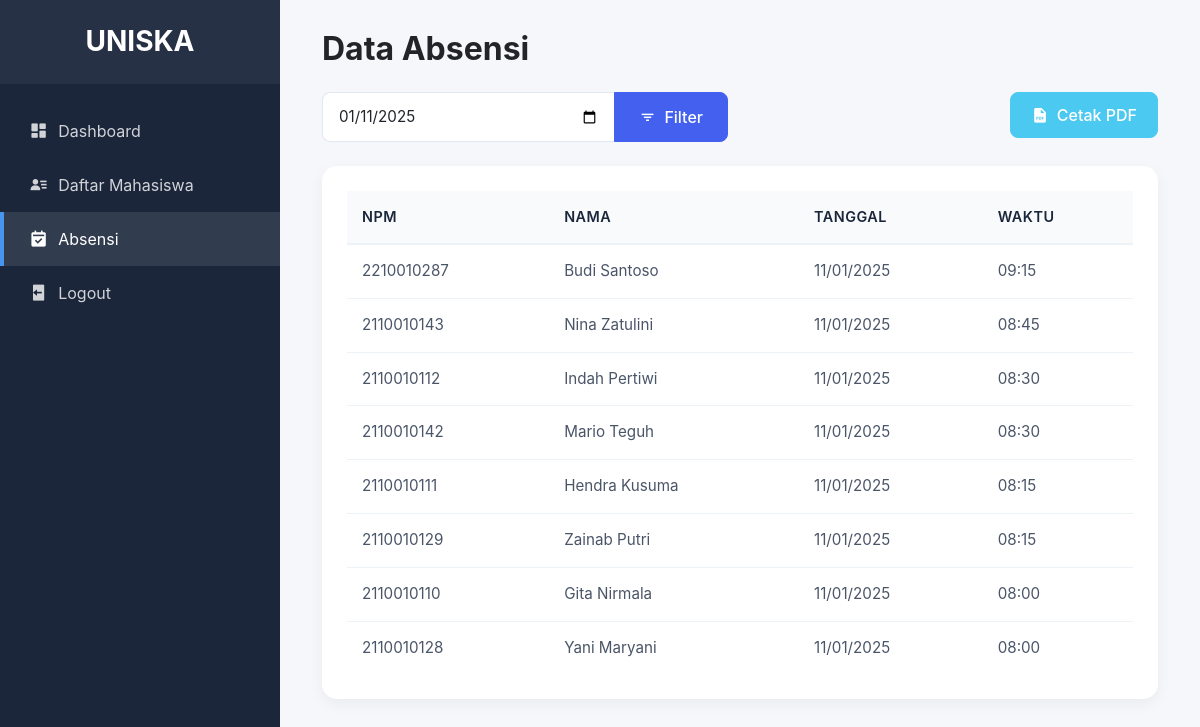
Page /admin/absensi.php?tanggal=2025-01-11 (signed in) on the committed database.
### tables this page shows
CREATE TABLE `absensi` (
  `id` int NOT NULL,
  `mahasiswa_id` int DEFAULT NULL,
  `tanggal` date DEFAULT NULL,
  `waktu` time DEFAULT NULL,
  `created_at` timestamp NULL DEFAULT CURRENT_TIMESTAMP
);

CREATE TABLE `mahasiswa` (
  `id` int NOT NULL,
  `npm` varchar(12) NOT NULL,
  `nama` varchar(100) NOT NULL,
  `jurusan` varchar(50) NOT NULL,
  `created_at` timestamp NULL DEFAULT CURRENT_TIMESTAMP
);

### admin/absensi.php (the view, shortened to what this page needs)
<?php
include '../koneksi.php';
$result = null;
$selected_date = isset($_GET['tanggal']) ? $_GET['tanggal'] : date('Y-m-d');
try {
    $query = "SELECT m.npm, m.nama, a.tanggal, a.waktu, a.created_at
              FROM absensi a
              JOIN mahasiswa m ON a.mahasiswa_id = m.id
              WHERE DATE(a.tanggal) = '$selected_date'
              ORDER BY a.created_at DESC";
    $result = mysqli_query($koneksi, $query);
} catch (Exception $e) {
    $error_message = "Terjadi kesalahan: " . $e->getMessage();
}
?>
<!DOCTYPE html>
<html lang="en">
<head>
    <link href="https://cdn.jsdelivr.net/npm/bootstrap@5.3.0/dist/css/bootstrap.min.css" rel="stylesheet">
    <link href="https://cdn.jsdelivr.net/npm/boxicons@2.0.7/css/boxicons.min.css" rel="stylesheet">
    <link rel="stylesheet" href="assets/css/style.css">
</head>
<body>
    <div class="wrapper">
        <nav id="sidebar">
            <div class="sidebar-header">
                <h3>UNISKA</h3>
            </div>
            <ul class="list-unstyled components">
                <li>
                    <a href="dashboard.php">
                        <i class='bx bxs-dashboard'></i>
                        <span>Dashboard</span>
                    </a>
                </li>
                <li>
                    <a href="daftar_mahasiswa.php">
                        <i class='bx bxs-user-detail'></i>
                        <span>Daftar Mahasiswa</span>
                    </a>
                </li>
                <li class="active">
                    <a href="absensi.php">
                        <i class='bx bxs-calendar-check'></i>
                        <span>Absensi</span>
                    </a>
                </li>
                <li>
                    <a href="#" onclick="confirmLogout()">
                        <i class='bx bxs-log-out'></i>
                        <span>Logout</span>
                    </a>
                </li>
            </ul>
        </nav>
        <div id="content">
            <div class="container-fluid">
                <div class="d-flex justify-content-between align-items-center mb-4">
                    <h2 class="mb-0 fw-bold">Data Absensi</h2>
                </div>
                <div class="row mb-4">
                    <div class="col-md-6">
                        <form action="" method="GET" class="d-flex">
                            <div class="input-group">
                                <input type="date" name="tanggal" class="form-control" value="<?php echo $selected_date; ?>"
                                       onchange="this.form.submit()">
                                <button type="submit" class="btn btn-primary">
                                    <i class='bx bx-filter'></i>
                                    <span>Filter</span>
                                </button>
                            </div>
                        </form>
                    </div>
                    <div class="col-md-6 text-end">
                        <button class="btn btn-success" onclick="printAbsensi()"
                                <?php echo !$result || mysqli_num_rows($result) == 0 ? 'disabled' : ''; ?>>
                            <i class='bx bxs-file-pdf'></i>
                            <span>Cetak PDF</span>
                        </button>
                    </div>
                </div>
                <div class="data-card">
                    <div class="card-body">
                        <div class="table-responsive">
                            <table class="table table-hover">
                                <thead>
                                    <tr>
                                        <th>NPM</th>
                                        <th>Nama</th>
                                        <th>Tanggal</th>
                                        <th>Waktu</th>
                                    </tr>
                                </thead>
                                <tbody>
                                    <?php if($result && mysqli_num_rows($result) > 0): ?>
                                        <?php while($row = mysqli_fetch_assoc($result)): ?>
                                        <tr>
                                            <td><?php echo htmlspecialchars($row['npm']); ?></td>
                                            <td><?php echo htmlspecialchars($row['nama']); ?></td>
                                            <td><?php echo date('d/m/Y', strtotime($row['tanggal'])); ?></td>
                                            <td><?php echo date('H:i', strtotime($row['waktu'])); ?></td>
                                        </tr>
                                        <?php endwhile; ?>
                                    <?php endif; ?>
                                </tbody>
                            </table>
                        </div>
                    </div>
                </div>
            </div>
        </div>
    </div>
</body>
</html>

### admin/assets/css/style.css (style rules this page uses)
:root { --primary-color: #4361ee; --secondary-color: #3f37c9; --accent-color: #4895ef; --success-color: #4cc9f0; --info-color: #4361ee; --warning-color: #f72585; --danger-color: #e63946; --dark-color: #1b263b; --light-color: #f8f9fa; }
body { font-family: 'Inter', sans-serif; background-color: #f5f7fb; overflow-x: hidden; }
#sidebar { min-width: 280px; max-width: 280px; background: var(--dark-color); color: #fff; transition: all 0.3s; position: fixed; height: 100vh; z-index: 999; }
.sidebar-header { padding: 25px; background: rgba(255, 255, 255, 0.05); }
.sidebar-header h3 { color: #fff; font-size: 1.75rem; font-weight: 700; margin: 0; text-align: center; }
#sidebar ul.components { padding: 20px 0; }
#sidebar ul li a { padding: 15px 25px; display: flex; align-items: center; color: rgba(255, 255, 255, 0.8); text-decoration: none; transition: all 0.3s ease; border-left: 4px solid transparent; gap: 10px; }
#sidebar ul li a:hover, #sidebar ul li.active a { color: #fff; background: rgba(255, 255, 255, 0.1); border-left-color: var(--accent-color); }
#sidebar ul li a i { font-size: 1.2rem; }
#content { width: calc(100% - 280px); margin-left: 280px; padding: 30px; min-height: 100vh; transition: all 0.3s; }
.chart-card, .data-card { background: #fff; border-radius: 15px; border: none; box-shadow: 0 5px 15px rgba(0,0,0,0.05); }
.chart-card .card-body, .data-card .card-body { padding: 25px; }
.table { margin: 0; width: 100%; border-collapse: separate; border-spacing: 0; }
.table thead th { background: #f8fafc; color: var(--dark-color); font-weight: 600; padding: 15px; font-size: 0.9rem; text-transform: uppercase; letter-spacing: 0.5px; border-bottom: 2px solid #edf2f7; }
.table tbody td { padding: 15px; vertical-align: middle; border-bottom: 1px solid #edf2f7; color: #4a5568; font-size: 0.95rem; }
.table tbody tr:last-child td { border-bottom: none; }
.form-control { padding: 0.75rem 1rem; font-size: 0.95rem; border: 1px solid #e2e8f0; border-radius: 8px; transition: all 0.3s ease; }
.btn { padding: 0.625rem 1.25rem; font-weight: 500; border-radius: 8px; transition: all 0.3s ease; display: inline-flex; align-items: center; gap: 0.5rem; }
.btn i { font-size: 1.1rem; }
.btn-primary { background-color: var(--primary-color); border-color: var(--primary-color); }
.btn-success { background-color: var(--success-color); border-color: var(--success-color); }
.input-group .form-control { border-right: none; }
.input-group .btn { border-top-left-radius: 0; border-bottom-left-radius: 0; padding: 0.75rem 1.5rem; }

### rows in the picture
absensi: mahasiswa.npm "2210010287", mahasiswa.nama "Budi Santoso", tanggal "11/01/2025", waktu "09:15"
absensi: mahasiswa.npm "2110010143", mahasiswa.nama "Nina Zatulini", tanggal "11/01/2025", waktu "08:45"
absensi: mahasiswa.npm "2110010112", mahasiswa.nama "Indah Pertiwi", tanggal "11/01/2025", waktu "08:30"
absensi: mahasiswa.npm "2110010142", mahasiswa.nama "Mario Teguh", tanggal "11/01/2025", waktu "08:30"
absensi: mahasiswa.npm "2110010111", mahasiswa.nama "Hendra Kusuma", tanggal "11/01/2025", waktu "08:15"
absensi: mahasiswa.npm "2110010129", mahasiswa.nama "Zainab Putri", tanggal "11/01/2025", waktu "08:15"
absensi: mahasiswa.npm "2110010110", mahasiswa.nama "Gita Nirmala", tanggal "11/01/2025", waktu "08:00"
absensi: mahasiswa.npm "2110010128", mahasiswa.nama "Yani Maryani", tanggal "11/01/2025", waktu "08:00"
